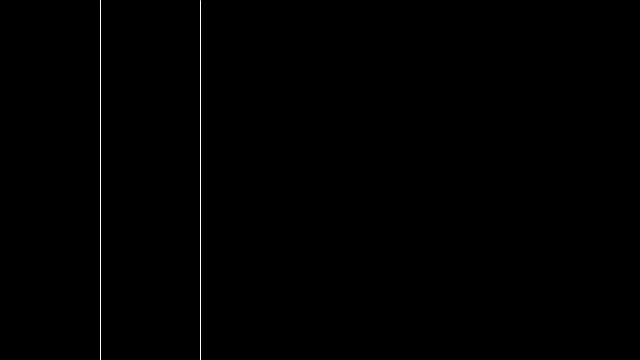
Frame 1 (no input)
Frame 60 (the mouse pressed at the canvas centre just before this capture): identical to frame 1, image omitted
Frame 120 (the mouse held since frame 60 and released just before this capture): identical to frame 1, image omitted

The Processing sketch that drew this single still picture (run headless with seeded random() and noise(); from frame 60 on, the mouse is pressed at the canvas centre):

// Processing sketch: And_or_y_not
// ── And_or_y_not.pde
void setup(){
  size(640,360); //tamaño de pantalla
}

void draw()  {
  background(0);   //color negro para el fondo
  
  if ((mouseX>100) && (mouseX<200)){   //si pongo el ratón mas a la derecha de 100
    background(255,0,0);             //pongo el fondo color a rojo
}
  
  //lineas auxiliares me permiten ver donde se producen los cambios de cuadrado
  stroke(255);      //bordes a blanco
  line(200,0,200,height);   // linea de (200,0) a (200,360)
  line(100,0,100,height);   // linea de (200,0) a (200,360)
}
